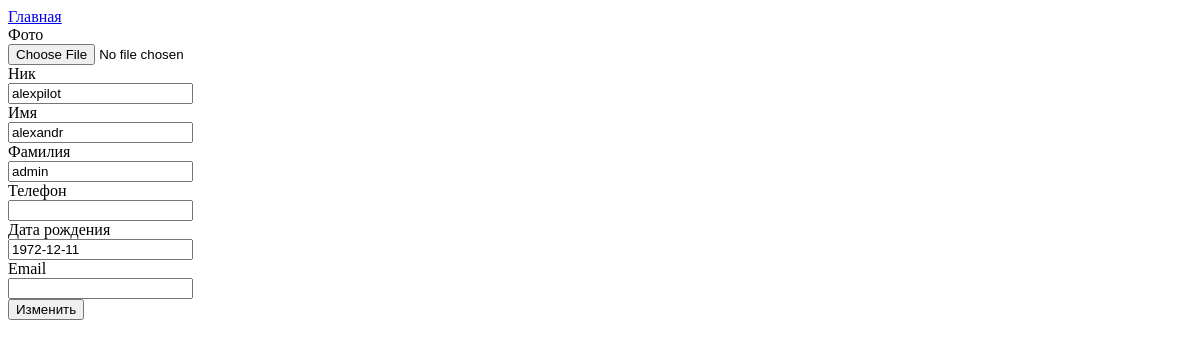
Before: /editprofile/ (signed in) with the older database file.
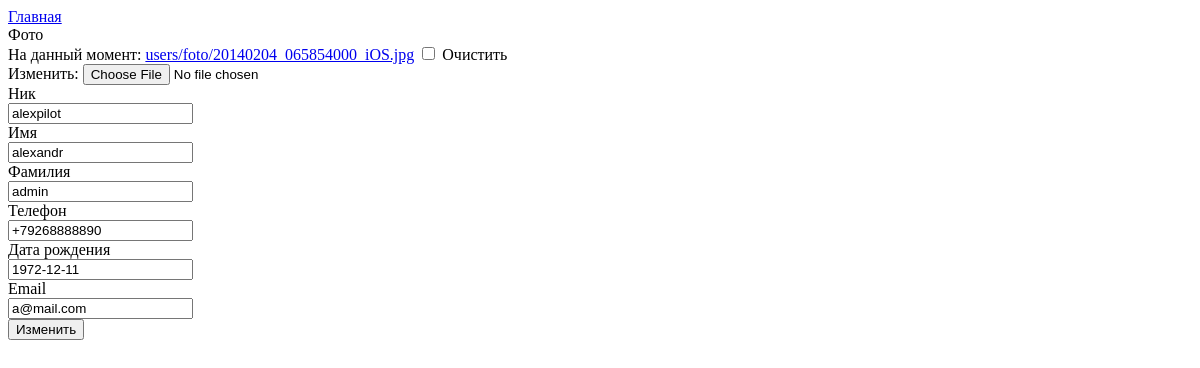
After: the same page with the newer database file.
### users/models.py (models this page shows, shortened)
class user(models.Model):
    user_reg = models.OneToOneField(User,on_delete=models.CASCADE)
    foto = models.ImageField('Фото',upload_to='users/foto',default='',blank=True)
    nik = models.CharField(max_length=15,verbose_name='Ник')
    firstname = models.CharField(max_length=15,verbose_name='Имя')
    lastname = models.CharField(max_length=15,verbose_name='Фамилия')
    pfone = models.CharField(max_length=12,blank=True,verbose_name='Телефон')
    dborn = models.DateField(null=True,auto_now=False,auto_now_add=False,blank=True,verbose_name='Дата рождения')
    email = models.EmailField(max_length=50,blank=True,verbose_name='Email')
    rate = models.IntegerField(default=0,verbose_name='Рейтинг')
    class Meta:
        verbose_name='Член клуба'
        verbose_name_plural='Члены клуба'
        ordering=['lastname']

### users/views.py (the view, shortened to what this page needs)
# urls.py: path('editprofile/',views.ProfileUpdate.as_view(),name='editprofile'),
class ProfileUpdate(View):
    def get(self,request):
        if request.user.is_authenticated:
            if not user.objects.filter(user_reg=request.user).exists():
                profil=user()
                profil.user_reg=request.user
                profil.save()
            userobj=user.objects.get(user_reg=request.user)
            profilform=FillProfile(instance=userobj)
            return render(request,'users/updateprofil.html',context={'form':profilform})

### users/forms.py (shortened to what this page needs)
class FillProfile(ModelForm):
    def __init__(self, *args, **kwargs):
        super(FillProfile,self).__init__(*args,**kwargs)
    class Meta:
        model = user
        fields = ['foto','nik','firstname','lastname','pfone','dborn','email']

### templates/users/updateprofil.html (shortened to what this page needs)
{%extends 'base.html'%}
{%block page%}
{% if user.is_authenticated %}
<a href="{%url 'main'%}">Главная</a>
<form action="" method="post" enctype="multipart/form-data">
{% for field in form %}
<label for="">{{field.label}}</label>
<div>{{field}}</div>
{% endfor %}
<button type="submit">Изменить</button>
</form>
{% else %}
<p><a href="{% url 'login' %}">Вход</a></p>
<p><a href="{% url 'registracia' %}">Зарегистрироваться</a></p>
{% endif %}
{%endblock%}

### templates/base.html (shortened to what this page needs)
<!DOCTYPE html>
<html lang="en">
<head>
</head>
<body>
  {% block page %}
  {% endblock %}
</body>
</html>

Changed rows visible on the page:
changed user "alexpilot": pfone (not shown) → "+79268888890"; email (not shown) → "a@mail.com"
Other visible differences:
new list line: "На данный момент: users/foto/20140204_065854000_iOS.jpg Очистить Изменить: ☐"
